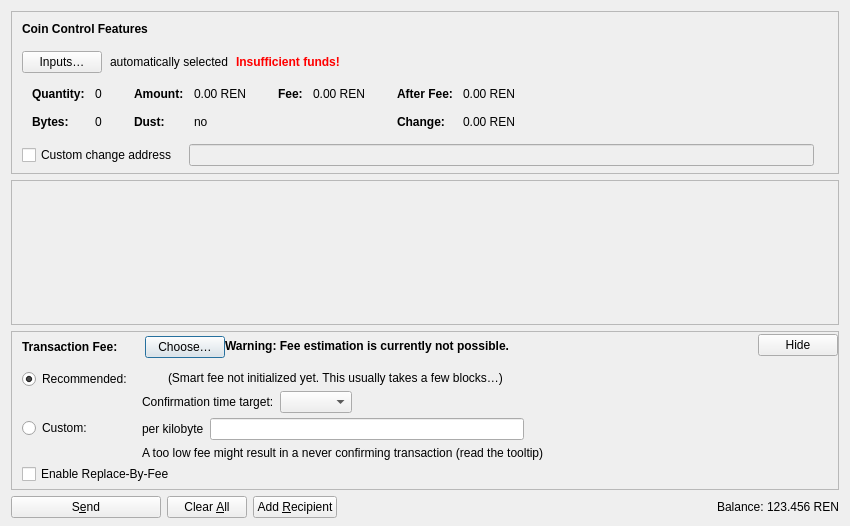
<?xml version="1.0" encoding="UTF-8"?>
<ui version="4.0">
 <class>SendCoinsDialog</class>
 <widget class="QDialog" name="SendCoinsDialog">
  <property name="geometry">
   <rect>
    <x>0</x>
    <y>0</y>
    <width>850</width>
    <height>526</height>
   </rect>
  </property>
  <property name="windowTitle">
   <string>Send Coins</string>
  </property>
  <layout class="QVBoxLayout" name="verticalLayout" stretch="0,1,0,0">
   <property name="bottomMargin">
    <number>8</number>
   </property>
   <item>
    <widget class="QFrame" name="frameCoinControl">
     <property name="sizePolicy">
      <sizepolicy hsizetype="Expanding" vsizetype="Expanding">
       <horstretch>0</horstretch>
       <verstretch>0</verstretch>
      </sizepolicy>
     </property>
     <property name="maximumSize">
      <size>
       <width>16777215</width>
       <height>16777215</height>
      </size>
     </property>
     <property name="frameShape">
      <enum>QFrame::StyledPanel</enum>
     </property>
     <property name="frameShadow">
      <enum>QFrame::Sunken</enum>
     </property>
     <layout class="QVBoxLayout" name="verticalLayoutCoinControl2">
      <property name="spacing">
       <number>0</number>
      </property>
      <property name="leftMargin">
       <number>0</number>
      </property>
      <property name="topMargin">
       <number>0</number>
      </property>
      <property name="rightMargin">
       <number>0</number>
      </property>
      <property name="bottomMargin">
       <number>6</number>
      </property>
      <item>
       <layout class="QVBoxLayout" name="verticalLayoutCoinControl" stretch="0,0,0,0,1">
        <property name="spacing">
         <number>0</number>
        </property>
        <property name="leftMargin">
         <number>10</number>
        </property>
        <property name="topMargin">
         <number>10</number>
        </property>
        <item>
         <layout class="QHBoxLayout" name="horizontalLayoutCoinControl1">
          <property name="bottomMargin">
           <number>15</number>
          </property>
          <item>
           <widget class="QLabel" name="labelCoinControlFeatures">
            <property name="sizePolicy">
             <sizepolicy hsizetype="Preferred" vsizetype="Maximum">
              <horstretch>0</horstretch>
              <verstretch>0</verstretch>
             </sizepolicy>
            </property>
            <property name="font">
             <font>
              <weight>75</weight>
              <bold>true</bold>
             </font>
            </property>
            <property name="styleSheet">
             <string notr="true">font-weight:bold;</string>
            </property>
            <property name="text">
             <string>Coin Control Features</string>
            </property>
           </widget>
          </item>
         </layout>
        </item>
        <item>
         <layout class="QHBoxLayout" name="horizontalLayoutCoinControl2" stretch="0,0,0,0">
          <property name="spacing">
           <number>8</number>
          </property>
          <property name="bottomMargin">
           <number>10</number>
          </property>
          <item>
           <widget class="QPushButton" name="pushButtonCoinControl">
            <property name="styleSheet">
             <string notr="true"/>
            </property>
            <property name="text">
             <string>Inputs…</string>
            </property>
            <property name="autoDefault">
             <bool>false</bool>
            </property>
           </widget>
          </item>
          <item>
           <widget class="QLabel" name="labelCoinControlAutomaticallySelected">
            <property name="text">
             <string>automatically selected</string>
            </property>
            <property name="margin">
             <number>5</number>
            </property>
           </widget>
          </item>
          <item>
           <widget class="QLabel" name="labelCoinControlInsuffFunds">
            <property name="font">
             <font>
              <weight>75</weight>
              <bold>true</bold>
             </font>
            </property>
            <property name="styleSheet">
             <string notr="true">color:red;font-weight:bold;</string>
            </property>
            <property name="text">
             <string>Insufficient funds!</string>
            </property>
            <property name="margin">
             <number>5</number>
            </property>
           </widget>
          </item>
          <item>
           <spacer name="horizontalSpacerCoinControl">
            <property name="orientation">
             <enum>Qt::Horizontal</enum>
            </property>
            <property name="sizeHint" stdset="0">
             <size>
              <width>40</width>
              <height>1</height>
             </size>
            </property>
           </spacer>
          </item>
         </layout>
        </item>
        <item>
         <widget class="QWidget" name="widgetCoinControl" native="true">
          <property name="sizePolicy">
           <sizepolicy hsizetype="Preferred" vsizetype="Preferred">
            <horstretch>0</horstretch>
            <verstretch>0</verstretch>
           </sizepolicy>
          </property>
          <property name="minimumSize">
           <size>
            <width>0</width>
            <height>0</height>
           </size>
          </property>
          <property name="styleSheet">
           <string notr="true"/>
          </property>
          <layout class="QHBoxLayout" name="horizontalLayoutCoinControl5">
           <property name="leftMargin">
            <number>0</number>
           </property>
           <property name="topMargin">
            <number>0</number>
           </property>
           <property name="rightMargin">
            <number>0</number>
           </property>
           <property name="bottomMargin">
            <number>0</number>
           </property>
           <item>
            <layout class="QHBoxLayout" name="horizontalLayoutCoinControl3" stretch="0,0,0,1">
             <property name="spacing">
              <number>20</number>
             </property>
             <property name="topMargin">
              <number>0</number>
             </property>
             <property name="bottomMargin">
              <number>10</number>
             </property>
             <item>
              <layout class="QFormLayout" name="formLayoutCoinControl1">
               <property name="horizontalSpacing">
                <number>10</number>
               </property>
               <property name="verticalSpacing">
                <number>14</number>
               </property>
               <property name="leftMargin">
                <number>10</number>
               </property>
               <property name="topMargin">
                <number>4</number>
               </property>
               <property name="rightMargin">
                <number>6</number>
               </property>
               <item row="0" column="0">
                <widget class="QLabel" name="labelCoinControlQuantityText">
                 <property name="font">
                  <font>
                   <weight>75</weight>
                   <bold>true</bold>
                  </font>
                 </property>
                 <property name="text">
                  <string>Quantity:</string>
                 </property>
                 <property name="margin">
                  <number>0</number>
                 </property>
                </widget>
               </item>
               <item row="0" column="1">
                <widget class="QLabel" name="labelCoinControlQuantity">
                 <property name="cursor">
                  <cursorShape>IBeamCursor</cursorShape>
                 </property>
                 <property name="contextMenuPolicy">
                  <enum>Qt::ActionsContextMenu</enum>
                 </property>
                 <property name="text">
                  <string notr="true">0</string>
                 </property>
                 <property name="margin">
                  <number>0</number>
                 </property>
                 <property name="textInteractionFlags">
                  <set>Qt::LinksAccessibleByMouse|Qt::TextSelectableByKeyboard|Qt::TextSelectableByMouse</set>
                 </property>
                </widget>
               </item>
               <item row="1" column="0">
                <widget class="QLabel" name="labelCoinControlBytesText">
                 <property name="font">
                  <font>
                   <weight>75</weight>
                   <bold>true</bold>
                  </font>
                 </property>
                 <property name="text">
                  <string>Bytes:</string>
                 </property>
                </widget>
               </item>
               <item row="1" column="1">
                <widget class="QLabel" name="labelCoinControlBytes">
                 <property name="cursor">
                  <cursorShape>IBeamCursor</cursorShape>
                 </property>
                 <property name="contextMenuPolicy">
                  <enum>Qt::ActionsContextMenu</enum>
                 </property>
                 <property name="text">
                  <string notr="true">0</string>
                 </property>
                 <property name="textInteractionFlags">
                  <set>Qt::LinksAccessibleByMouse|Qt::TextSelectableByKeyboard|Qt::TextSelectableByMouse</set>
                 </property>
                </widget>
               </item>
              </layout>
             </item>
             <item>
              <layout class="QFormLayout" name="formLayoutCoinControl2">
               <property name="horizontalSpacing">
                <number>10</number>
               </property>
               <property name="verticalSpacing">
                <number>14</number>
               </property>
               <property name="leftMargin">
                <number>6</number>
               </property>
               <property name="topMargin">
                <number>4</number>
               </property>
               <property name="rightMargin">
                <number>6</number>
               </property>
               <item row="0" column="0">
                <widget class="QLabel" name="labelCoinControlAmountText">
                 <property name="font">
                  <font>
                   <weight>75</weight>
                   <bold>true</bold>
                  </font>
                 </property>
                 <property name="text">
                  <string>Amount:</string>
                 </property>
                 <property name="margin">
                  <number>0</number>
                 </property>
                </widget>
               </item>
               <item row="0" column="1">
                <widget class="QLabel" name="labelCoinControlAmount">
                 <property name="cursor">
                  <cursorShape>IBeamCursor</cursorShape>
                 </property>
                 <property name="contextMenuPolicy">
                  <enum>Qt::ActionsContextMenu</enum>
                 </property>
                 <property name="text">
                  <string notr="true">0.00 REN</string>
                 </property>
                 <property name="textInteractionFlags">
                  <set>Qt::LinksAccessibleByMouse|Qt::TextSelectableByKeyboard|Qt::TextSelectableByMouse</set>
                 </property>
                </widget>
               </item>
               <item row="1" column="0">
                <widget class="QLabel" name="labelCoinControlLowOutputText">
                 <property name="font">
                  <font>
                   <weight>75</weight>
                   <bold>true</bold>
                  </font>
                 </property>
                 <property name="text">
                  <string>Dust:</string>
                 </property>
                </widget>
               </item>
               <item row="1" column="1">
                <widget class="QLabel" name="labelCoinControlLowOutput">
                 <property name="cursor">
                  <cursorShape>IBeamCursor</cursorShape>
                 </property>
                 <property name="contextMenuPolicy">
                  <enum>Qt::ActionsContextMenu</enum>
                 </property>
                 <property name="text">
                  <string notr="true">no</string>
                 </property>
                 <property name="textInteractionFlags">
                  <set>Qt::LinksAccessibleByMouse|Qt::TextSelectableByKeyboard|Qt::TextSelectableByMouse</set>
                 </property>
                </widget>
               </item>
              </layout>
             </item>
             <item>
              <layout class="QFormLayout" name="formLayoutCoinControl3">
               <property name="horizontalSpacing">
                <number>10</number>
               </property>
               <property name="verticalSpacing">
                <number>14</number>
               </property>
               <property name="leftMargin">
                <number>6</number>
               </property>
               <property name="topMargin">
                <number>4</number>
               </property>
               <property name="rightMargin">
                <number>6</number>
               </property>
               <item row="0" column="0">
                <widget class="QLabel" name="labelCoinControlFeeText">
                 <property name="font">
                  <font>
                   <weight>75</weight>
                   <bold>true</bold>
                  </font>
                 </property>
                 <property name="text">
                  <string>Fee:</string>
                 </property>
                 <property name="margin">
                  <number>0</number>
                 </property>
                </widget>
               </item>
               <item row="0" column="1">
                <widget class="QLabel" name="labelCoinControlFee">
                 <property name="cursor">
                  <cursorShape>IBeamCursor</cursorShape>
                 </property>
                 <property name="contextMenuPolicy">
                  <enum>Qt::ActionsContextMenu</enum>
                 </property>
                 <property name="text">
                  <string notr="true">0.00 REN</string>
                 </property>
                 <property name="textInteractionFlags">
                  <set>Qt::LinksAccessibleByMouse|Qt::TextSelectableByKeyboard|Qt::TextSelectableByMouse</set>
                 </property>
                </widget>
               </item>
              </layout>
             </item>
             <item>
              <layout class="QFormLayout" name="formLayoutCoinControl4">
               <property name="horizontalSpacing">
                <number>10</number>
               </property>
               <property name="verticalSpacing">
                <number>14</number>
               </property>
               <property name="leftMargin">
                <number>6</number>
               </property>
               <property name="topMargin">
                <number>4</number>
               </property>
               <property name="rightMargin">
                <number>6</number>
               </property>
               <item row="0" column="0">
                <widget class="QLabel" name="labelCoinControlAfterFeeText">
                 <property name="font">
                  <font>
                   <weight>75</weight>
                   <bold>true</bold>
                  </font>
                 </property>
                 <property name="text">
                  <string>After Fee:</string>
                 </property>
                 <property name="margin">
                  <number>0</number>
                 </property>
                </widget>
               </item>
               <item row="0" column="1">
                <widget class="QLabel" name="labelCoinControlAfterFee">
                 <property name="cursor">
                  <cursorShape>IBeamCursor</cursorShape>
                 </property>
                 <property name="contextMenuPolicy">
                  <enum>Qt::ActionsContextMenu</enum>
                 </property>
                 <property name="text">
                  <string notr="true">0.00 REN</string>
                 </property>
                 <property name="textInteractionFlags">
                  <set>Qt::LinksAccessibleByMouse|Qt::TextSelectableByKeyboard|Qt::TextSelectableByMouse</set>
                 </property>
                </widget>
               </item>
               <item row="1" column="0">
                <widget class="QLabel" name="labelCoinControlChangeText">
                 <property name="font">
                  <font>
                   <weight>75</weight>
                   <bold>true</bold>
                  </font>
                 </property>
                 <property name="text">
                  <string>Change:</string>
                 </property>
                </widget>
               </item>
               <item row="1" column="1">
                <widget class="QLabel" name="labelCoinControlChange">
                 <property name="cursor">
                  <cursorShape>IBeamCursor</cursorShape>
                 </property>
                 <property name="contextMenuPolicy">
                  <enum>Qt::ActionsContextMenu</enum>
                 </property>
                 <property name="text">
                  <string notr="true">0.00 REN</string>
                 </property>
                 <property name="textInteractionFlags">
                  <set>Qt::LinksAccessibleByMouse|Qt::TextSelectableByKeyboard|Qt::TextSelectableByMouse</set>
                 </property>
                </widget>
               </item>
              </layout>
             </item>
            </layout>
           </item>
          </layout>
         </widget>
        </item>
        <item>
         <layout class="QHBoxLayout" name="horizontalLayoutCoinControl4" stretch="0,0,0">
          <property name="spacing">
           <number>12</number>
          </property>
          <property name="sizeConstraint">
           <enum>QLayout::SetDefaultConstraint</enum>
          </property>
          <property name="topMargin">
           <number>5</number>
          </property>
          <property name="rightMargin">
           <number>5</number>
          </property>
          <item>
           <widget class="QCheckBox" name="checkBoxCoinControlChange">
            <property name="toolTip">
             <string>If this is activated, but the change address is empty or invalid, change will be sent to a newly generated address.</string>
            </property>
            <property name="text">
             <string>Custom change address</string>
            </property>
           </widget>
          </item>
          <item>
           <widget class="QValidatedLineEdit" name="lineEditCoinControlChange">
            <property name="enabled">
             <bool>false</bool>
            </property>
            <property name="sizePolicy">
             <sizepolicy hsizetype="Expanding" vsizetype="Fixed">
              <horstretch>0</horstretch>
              <verstretch>0</verstretch>
             </sizepolicy>
            </property>
           </widget>
          </item>
          <item>
           <widget class="QLabel" name="labelCoinControlChangeLabel">
            <property name="sizePolicy">
             <sizepolicy hsizetype="Preferred" vsizetype="Expanding">
              <horstretch>0</horstretch>
              <verstretch>0</verstretch>
             </sizepolicy>
            </property>
            <property name="minimumSize">
             <size>
              <width>0</width>
              <height>0</height>
             </size>
            </property>
            <property name="text">
             <string/>
            </property>
            <property name="margin">
             <number>3</number>
            </property>
           </widget>
          </item>
         </layout>
        </item>
        <item>
         <spacer name="verticalSpacerCoinControl">
          <property name="orientation">
           <enum>Qt::Vertical</enum>
          </property>
          <property name="sizeHint" stdset="0">
           <size>
            <width>800</width>
            <height>1</height>
           </size>
          </property>
         </spacer>
        </item>
       </layout>
      </item>
     </layout>
    </widget>
   </item>
   <item>
    <widget class="QScrollArea" name="scrollArea">
     <property name="widgetResizable">
      <bool>true</bool>
     </property>
     <widget class="QWidget" name="scrollAreaWidgetContents">
      <property name="geometry">
       <rect>
        <x>0</x>
        <y>0</y>
        <width>830</width>
        <height>104</height>
       </rect>
      </property>
      <layout class="QVBoxLayout" name="verticalLayout_2" stretch="0,1">
       <property name="leftMargin">
        <number>0</number>
       </property>
       <property name="topMargin">
        <number>0</number>
       </property>
       <property name="rightMargin">
        <number>0</number>
       </property>
       <property name="bottomMargin">
        <number>0</number>
       </property>
       <item>
        <layout class="QVBoxLayout" name="entries">
         <property name="spacing">
          <number>6</number>
         </property>
        </layout>
       </item>
       <item>
        <spacer name="verticalSpacer">
         <property name="orientation">
          <enum>Qt::Vertical</enum>
         </property>
         <property name="sizeHint" stdset="0">
          <size>
           <width>20</width>
           <height>40</height>
          </size>
         </property>
        </spacer>
       </item>
      </layout>
     </widget>
    </widget>
   </item>
   <item>
    <widget class="QFrame" name="frameFee">
     <property name="sizePolicy">
      <sizepolicy hsizetype="Expanding" vsizetype="Expanding">
       <horstretch>0</horstretch>
       <verstretch>0</verstretch>
      </sizepolicy>
     </property>
     <property name="maximumSize">
      <size>
       <width>16777215</width>
       <height>16777215</height>
      </size>
     </property>
     <property name="frameShape">
      <enum>QFrame::StyledPanel</enum>
     </property>
     <property name="frameShadow">
      <enum>QFrame::Sunken</enum>
     </property>
     <layout class="QVBoxLayout" name="verticalLayoutFee1">
      <property name="spacing">
       <number>0</number>
      </property>
      <property name="leftMargin">
       <number>0</number>
      </property>
      <property name="topMargin">
       <number>0</number>
      </property>
      <property name="rightMargin">
       <number>0</number>
      </property>
      <property name="bottomMargin">
       <number>0</number>
      </property>
      <item>
       <layout class="QVBoxLayout" name="verticalLayoutFee2" stretch="0,0,0">
        <property name="spacing">
         <number>0</number>
        </property>
        <property name="leftMargin">
         <number>10</number>
        </property>
        <property name="topMargin">
         <number>0</number>
        </property>
        <item>
         <layout class="QHBoxLayout" name="horizontalLayoutFee1">
          <property name="bottomMargin">
           <number>0</number>
          </property>
          <item>
           <layout class="QVBoxLayout" name="verticalLayoutFee7">
            <property name="spacing">
             <number>0</number>
            </property>
            <item>
             <spacer name="verticalSpacerSmartFee">
              <property name="orientation">
               <enum>Qt::Vertical</enum>
              </property>
              <property name="sizeType">
               <enum>QSizePolicy::Fixed</enum>
              </property>
              <property name="sizeHint" stdset="0">
               <size>
                <width>1</width>
                <height>4</height>
               </size>
              </property>
             </spacer>
            </item>
            <item>
             <layout class="QHBoxLayout" name="horizontalLayoutSmartFee">
              <property name="spacing">
               <number>10</number>
              </property>
              <item>
               <widget class="QLabel" name="labelFeeHeadline">
                <property name="sizePolicy">
                 <sizepolicy hsizetype="Preferred" vsizetype="Maximum">
                  <horstretch>0</horstretch>
                  <verstretch>0</verstretch>
                 </sizepolicy>
                </property>
                <property name="font">
                 <font>
                  <weight>75</weight>
                  <bold>true</bold>
                 </font>
                </property>
                <property name="styleSheet">
                 <string notr="true">font-weight:bold;</string>
                </property>
                <property name="text">
                 <string>Transaction Fee:</string>
                </property>
               </widget>
              </item>
              <item>
               <widget class="QLabel" name="labelFeeMinimized">
                <property name="text">
                 <string/>
                </property>
               </widget>
              </item>
              <item>
               <widget class="QPushButton" name="buttonChooseFee">
                <property name="text">
                 <string>Choose…</string>
                </property>
               </widget>
              </item>
             </layout>
            </item>
            <item>
             <spacer name="verticalSpacer_5">
              <property name="orientation">
               <enum>Qt::Vertical</enum>
              </property>
              <property name="sizeHint" stdset="0">
               <size>
                <width>1</width>
                <height>1</height>
               </size>
              </property>
             </spacer>
            </item>
           </layout>
          </item>
          <item>
           <widget class="QLabel" name="fallbackFeeWarningLabel">
            <property name="toolTip">
             <string>Using the fallbackfee can result in sending a transaction that will take several hours or days (or never) to confirm. Consider choosing your fee manually or wait until you have validated the complete chain.</string>
            </property>
            <property name="font">
            <font>
                <weight>75</weight>
                <bold>true</bold>
            </font>
            </property>
            <property name="text">
             <string>Warning: Fee estimation is currently not possible.</string>
            </property>
            <property name="wordWrap">
             <bool>false</bool>
            </property>
           </widget>
          </item>
          <item>
           <spacer name="horizontalSpacer_4">
            <property name="orientation">
             <enum>Qt::Horizontal</enum>
            </property>
            <property name="sizeType">
             <enum>QSizePolicy::MinimumExpanding</enum>
            </property>
            <property name="sizeHint" stdset="0">
             <size>
              <width>40</width>
              <height>20</height>
             </size>
            </property>
           </spacer>
          </item>
          <item>
           <widget class="QPushButton" name="buttonMinimizeFee">
            <property name="toolTip">
             <string>Hide transaction fee settings</string>
            </property>
            <property name="text">
             <string>Hide</string>
            </property>
           </widget>
          </item>
         </layout>
        </item>
        <item>
         <widget class="QFrame" name="frameFeeSelection">
          <layout class="QVBoxLayout" name="verticalLayoutFee12">
           <property name="spacing">
            <number>0</number>
           </property>
           <property name="leftMargin">
            <number>0</number>
           </property>
           <property name="topMargin">
            <number>0</number>
           </property>
           <property name="rightMargin">
            <number>0</number>
           </property>
           <property name="bottomMargin">
            <number>0</number>
           </property>
           <item>
            <layout class="QGridLayout" name="gridLayoutFee">
             <property name="topMargin">
              <number>10</number>
             </property>
             <property name="bottomMargin">
              <number>4</number>
             </property>
             <property name="horizontalSpacing">
              <number>10</number>
             </property>
             <property name="verticalSpacing">
              <number>4</number>
             </property>
             <item row="1" column="1">
              <layout class="QVBoxLayout" name="verticalLayoutFee8">
               <property name="spacing">
                <number>6</number>
               </property>
               <item>
                <layout class="QHBoxLayout" name="horizontalLayoutFee13">
                 <item>
                  <widget class="QLabel" name="labelCustomPerKilobyte">
                   <property name="toolTip">
                    <string>Specify a custom fee per kB (1,000 bytes) of the transaction's virtual size.

Note:  Since the fee is calculated on a per-byte basis, a fee rate of "100 satoshis per kvB" for a transaction size of 500 virtual bytes (half of 1 kvB) would ultimately yield a fee of only 50 satoshis.</string>
                   </property>
                   <property name="text">
                    <string>per kilobyte</string>
                   </property>
                  </widget>
                 </item>
                 <item>
                  <widget class="RenaissAmountField" name="customFee"/>
                 </item>
                 <item>
                  <spacer name="horizontalSpacer_6">
                   <property name="orientation">
                    <enum>Qt::Horizontal</enum>
                   </property>
                   <property name="sizeHint" stdset="0">
                    <size>
                     <width>1</width>
                     <height>1</height>
                    </size>
                   </property>
                  </spacer>
                 </item>
                </layout>
               </item>
               <item>
                <layout class="QHBoxLayout" name="horizontalLayoutFee8">
                 <item>
                  <widget class="QLabel" name="labelCustomFeeWarning">
                   <property name="enabled">
                    <bool>true</bool>
                   </property>
                   <property name="toolTip">
                    <string>When there is less transaction volume than space in the blocks, miners as well as relaying nodes may enforce a minimum fee. Paying only this minimum fee is just fine, but be aware that this can result in a never confirming transaction once there is more demand for renaiss transactions than the network can process.</string>
                   </property>
                   <property name="text">
                    <string>A too low fee might result in a never confirming transaction (read the tooltip)</string>
                   </property>
                  </widget>
                 </item>
                 <item>
                  <spacer name="horizontalSpacer_2">
                   <property name="orientation">
                    <enum>Qt::Horizontal</enum>
                   </property>
                   <property name="sizeHint" stdset="0">
                    <size>
                     <width>1</width>
                     <height>1</height>
                    </size>
                   </property>
                  </spacer>
                 </item>
                </layout>
               </item>
              </layout>
             </item>
             <item row="0" column="0">
              <layout class="QVBoxLayout" name="verticalLayoutFee4" stretch="0,1">
               <item>
                <widget class="QRadioButton" name="radioSmartFee">
                 <property name="text">
                  <string>Recommended:</string>
                 </property>
                 <property name="checked">
                  <bool>true</bool>
                 </property>
                 <attribute name="buttonGroup">
                  <string notr="true">groupFee</string>
                 </attribute>
                </widget>
               </item>
               <item>
                <spacer name="verticalSpacer_2">
                 <property name="orientation">
                  <enum>Qt::Vertical</enum>
                 </property>
                 <property name="sizeHint" stdset="0">
                  <size>
                   <width>1</width>
                   <height>1</height>
                  </size>
                 </property>
                </spacer>
               </item>
              </layout>
             </item>
             <item row="1" column="0">
              <layout class="QVBoxLayout" name="verticalLayoutFee9" stretch="0,1">
               <item>
                <widget class="QRadioButton" name="radioCustomFee">
                 <property name="text">
                  <string>Custom:</string>
                 </property>
                 <attribute name="buttonGroup">
                  <string notr="true">groupFee</string>
                 </attribute>
                </widget>
               </item>
               <item>
                <spacer name="verticalSpacer_6">
                 <property name="orientation">
                  <enum>Qt::Vertical</enum>
                 </property>
                 <property name="sizeHint" stdset="0">
                  <size>
                   <width>1</width>
                   <height>1</height>
                  </size>
                 </property>
                </spacer>
               </item>
              </layout>
             </item>
             <item row="0" column="1">
              <layout class="QVBoxLayout" name="verticalLayoutFee3" stretch="0,0,1">
               <property name="spacing">
                <number>6</number>
               </property>
               <property name="topMargin">
                <number>2</number>
               </property>
               <item>
                <layout class="QHBoxLayout" name="horizontalLayoutFee12">
                 <item>
                  <widget class="QLabel" name="labelSmartFee">
                   <property name="text">
                    <string/>
                   </property>
                  </widget>
                 </item>
                 <item>
                  <widget class="QLabel" name="labelFeeEstimation">
                   <property name="text">
                    <string/>
                   </property>
                  </widget>
                 </item>
                 <item>
                  <widget class="QLabel" name="labelSmartFee2">
                   <property name="text">
                    <string>(Smart fee not initialized yet. This usually takes a few blocks…)</string>
                   </property>
                  </widget>
                 </item>
                 <item>
                  <spacer name="horizontalSpacer_5">
                   <property name="orientation">
                    <enum>Qt::Horizontal</enum>
                   </property>
                   <property name="sizeHint" stdset="0">
                    <size>
                     <width>1</width>
                     <height>1</height>
                    </size>
                   </property>
                  </spacer>
                 </item>
                </layout>
               </item>
               <item>
                <layout class="QHBoxLayout" name="horizontalLayoutFee9">
                 <item>
                  <layout class="QVBoxLayout" name="verticalLayoutFee6">
                   <item>
                    <widget class="QLabel" name="labelSmartFee3">
                     <property name="text">
                      <string>Confirmation time target:</string>
                     </property>
                    </widget>
                   </item>
                  </layout>
                 </item>
                 <item>
                  <layout class="QVBoxLayout" name="verticalLayoutFee5">
                   <property name="rightMargin">
                    <number>30</number>
                   </property>
                   <item>
                    <layout class="QHBoxLayout" name="horizontalLayoutConfTarget">
                     <property name="bottomMargin">
                      <number>0</number>
                     </property>
                     <item>
                      <widget class="QComboBox" name="confTargetSelector"/>
                     </item>
                     <item>
                      <spacer name="horizontalSpacerConfTarget">
                       <property name="orientation">
                        <enum>Qt::Horizontal</enum>
                       </property>
                       <property name="sizeHint" stdset="0">
                        <size>
                         <width>40</width>
                         <height>20</height>
                        </size>
                       </property>
                      </spacer>
                     </item>
                    </layout>
                   </item>
                  </layout>
                 </item>
                </layout>
               </item>
               <item>
                <spacer name="verticalSpacer_4">
                 <property name="orientation">
                  <enum>Qt::Vertical</enum>
                 </property>
                 <property name="sizeHint" stdset="0">
                  <size>
                   <width>1</width>
                   <height>1</height>
                  </size>
                 </property>
                </spacer>
               </item>
              </layout>
             </item>
            </layout>
           </item>
           <item>
            <widget class="QCheckBox" name="optInRBF">
             <property name="text">
              <string>Enable Replace-By-Fee</string>
             </property>
             <property name="toolTip">
              <string>With Replace-By-Fee (BIP-125) you can increase a transaction's fee after it is sent. Without this, a higher fee may be recommended to compensate for increased transaction delay risk.</string>
             </property>
            </widget>
           </item>
          </layout>
         </widget>
        </item>
        <item>
         <spacer name="verticalSpacerFee">
          <property name="orientation">
           <enum>Qt::Vertical</enum>
          </property>
          <property name="sizeHint" stdset="0">
           <size>
            <width>40</width>
            <height>5</height>
           </size>
          </property>
         </spacer>
        </item>
       </layout>
      </item>
     </layout>
    </widget>
   </item>
   <item>
    <layout class="QHBoxLayout" name="horizontalLayout">
     <item>
      <widget class="QPushButton" name="sendButton">
       <property name="minimumSize">
        <size>
         <width>150</width>
         <height>0</height>
        </size>
       </property>
       <property name="toolTip">
        <string>Confirm the send action</string>
       </property>
       <property name="text">
        <string>S&amp;end</string>
       </property>
       <property name="icon">
        <iconset resource="../renaiss.qrc">
         <normaloff>:/icons/send</normaloff>:/icons/send</iconset>
       </property>
       <property name="autoDefault">
        <bool>false</bool>
       </property>
       <property name="default">
        <bool>false</bool>
       </property>
      </widget>
     </item>
     <item>
      <widget class="QPushButton" name="clearButton">
       <property name="sizePolicy">
        <sizepolicy hsizetype="Minimum" vsizetype="Fixed">
         <horstretch>0</horstretch>
         <verstretch>0</verstretch>
        </sizepolicy>
       </property>
       <property name="toolTip">
        <string>Clear all fields of the form.</string>
       </property>
       <property name="text">
        <string>Clear &amp;All</string>
       </property>
       <property name="icon">
        <iconset resource="../renaiss.qrc">
         <normaloff>:/icons/remove</normaloff>:/icons/remove</iconset>
       </property>
       <property name="autoDefault">
        <bool>false</bool>
       </property>
      </widget>
     </item>
     <item>
      <widget class="QPushButton" name="addButton">
       <property name="toolTip">
        <string>Send to multiple recipients at once</string>
       </property>
       <property name="text">
        <string>Add &amp;Recipient</string>
       </property>
       <property name="icon">
        <iconset resource="../renaiss.qrc">
         <normaloff>:/icons/add</normaloff>:/icons/add</iconset>
       </property>
       <property name="autoDefault">
        <bool>false</bool>
       </property>
      </widget>
     </item>
     <item>
      <spacer name="horizontalSpacer">
       <property name="orientation">
        <enum>Qt::Horizontal</enum>
       </property>
       <property name="sizeHint" stdset="0">
        <size>
         <width>40</width>
         <height>20</height>
        </size>
       </property>
      </spacer>
     </item>
     <item>
      <layout class="QHBoxLayout" name="horizontalLayout_2">
       <property name="spacing">
        <number>3</number>
       </property>
       <item>
        <widget class="QLabel" name="labelBalanceName">
         <property name="sizePolicy">
          <sizepolicy hsizetype="Preferred" vsizetype="Fixed">
           <horstretch>0</horstretch>
           <verstretch>0</verstretch>
          </sizepolicy>
         </property>
         <property name="text">
          <string>Balance:</string>
         </property>
        </widget>
       </item>
       <item>
        <widget class="QLabel" name="labelBalance">
         <property name="sizePolicy">
          <sizepolicy hsizetype="Preferred" vsizetype="Fixed">
           <horstretch>0</horstretch>
           <verstretch>0</verstretch>
          </sizepolicy>
         </property>
         <property name="cursor">
          <cursorShape>IBeamCursor</cursorShape>
         </property>
         <property name="text">
          <string notr="true">123.456 REN</string>
         </property>
         <property name="textInteractionFlags">
          <set>Qt::LinksAccessibleByMouse|Qt::TextSelectableByKeyboard|Qt::TextSelectableByMouse</set>
         </property>
        </widget>
       </item>
      </layout>
     </item>
    </layout>
   </item>
  </layout>
 </widget>
 <customwidgets>
  <customwidget>
   <class>QValidatedLineEdit</class>
   <extends>QLineEdit</extends>
   <header>qt/qvalidatedlineedit.h</header>
  </customwidget>
  <customwidget>
   <class>RenaissAmountField</class>
   <extends>QLineEdit</extends>
   <header>qt/renaissamountfield.h</header>
   <container>1</container>
  </customwidget>
 </customwidgets>
 <resources>
  <include location="../renaiss.qrc"/>
 </resources>
 <connections/>
 <buttongroups>
  <buttongroup name="groupFee"/>
 </buttongroups>
</ui>
